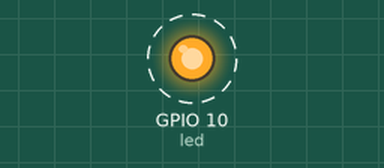
Recording of a sketch running on a simulated Seeed XIAO ESP32-C3. Parts: output pins drawn as LEDs (lit = HIGH). Dashed ring = blinking. What the sketch prints to the serial monitor is not drawn.

Above: at 0.5 s.
Timing chart, 0 to 4.6 s (numbered marks = the images above):
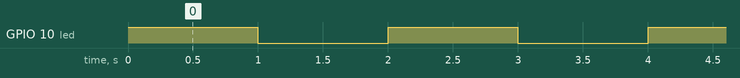

The sketch:

blink_seeed_studio.ino
```cpp
// define led according to pin diagram in article
#include <Arduino.h>
const int led = D10; // there is no LED_BUILTIN available for the XIAO ESP32C3.

void setup() {
  //init serial
  Serial.begin(115200);
  // initialize digital pin led as an output
  pinMode(led, OUTPUT);
}

void loop() {
  digitalWrite(led, HIGH);   // turn the LED on
  Serial.println("on");
  delay(1000);               // wait for a second
  digitalWrite(led, LOW);    // turn the LED off
  Serial.println("off");
  delay(1000);               // wait for a second
}
```

Measured:
- by itself, GPIO 10 (led): alternates HIGH for 1.0 s and LOW for 1.0 s
